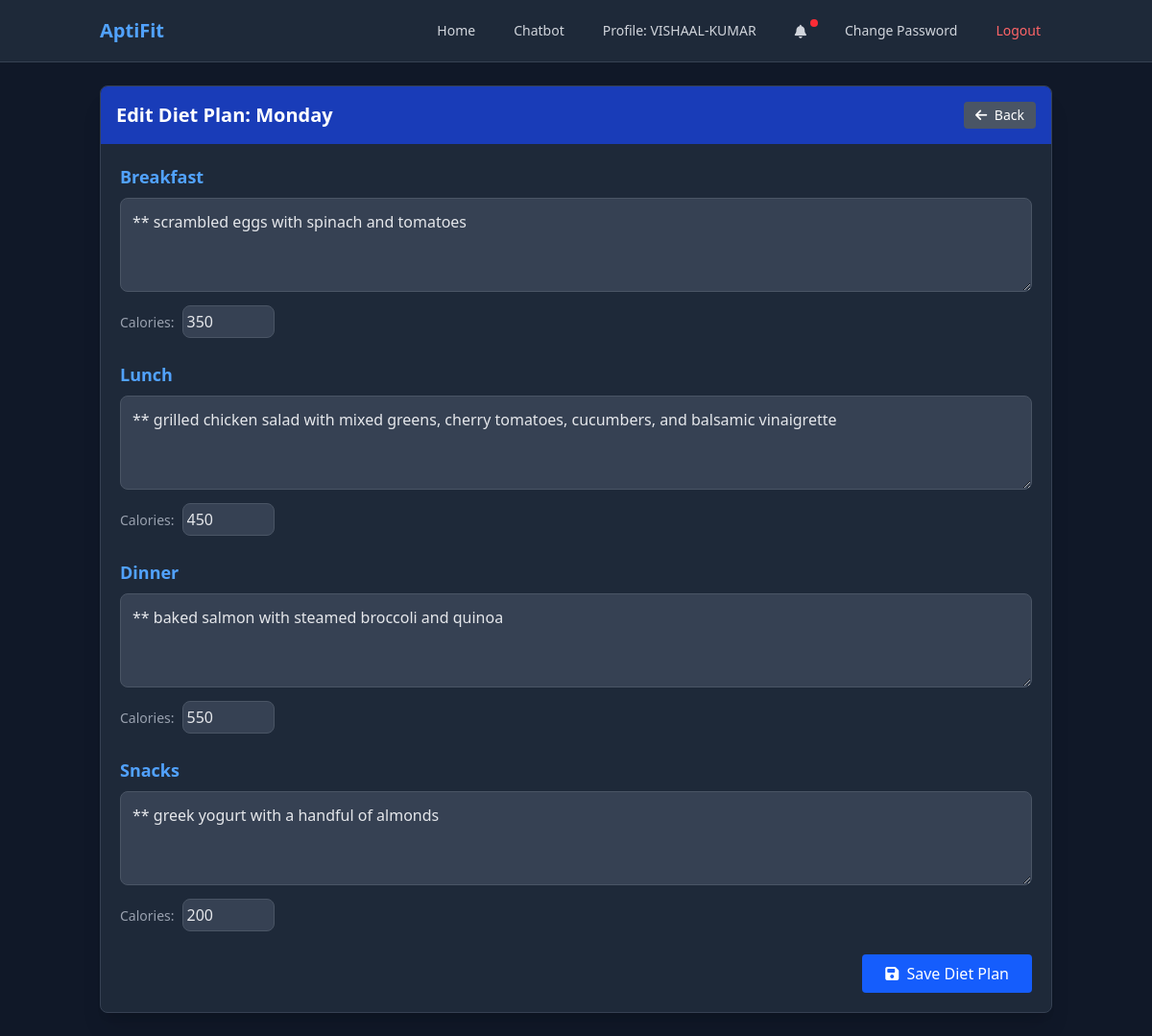
Page /edit-diet/ (signed in) on the earlier database version.
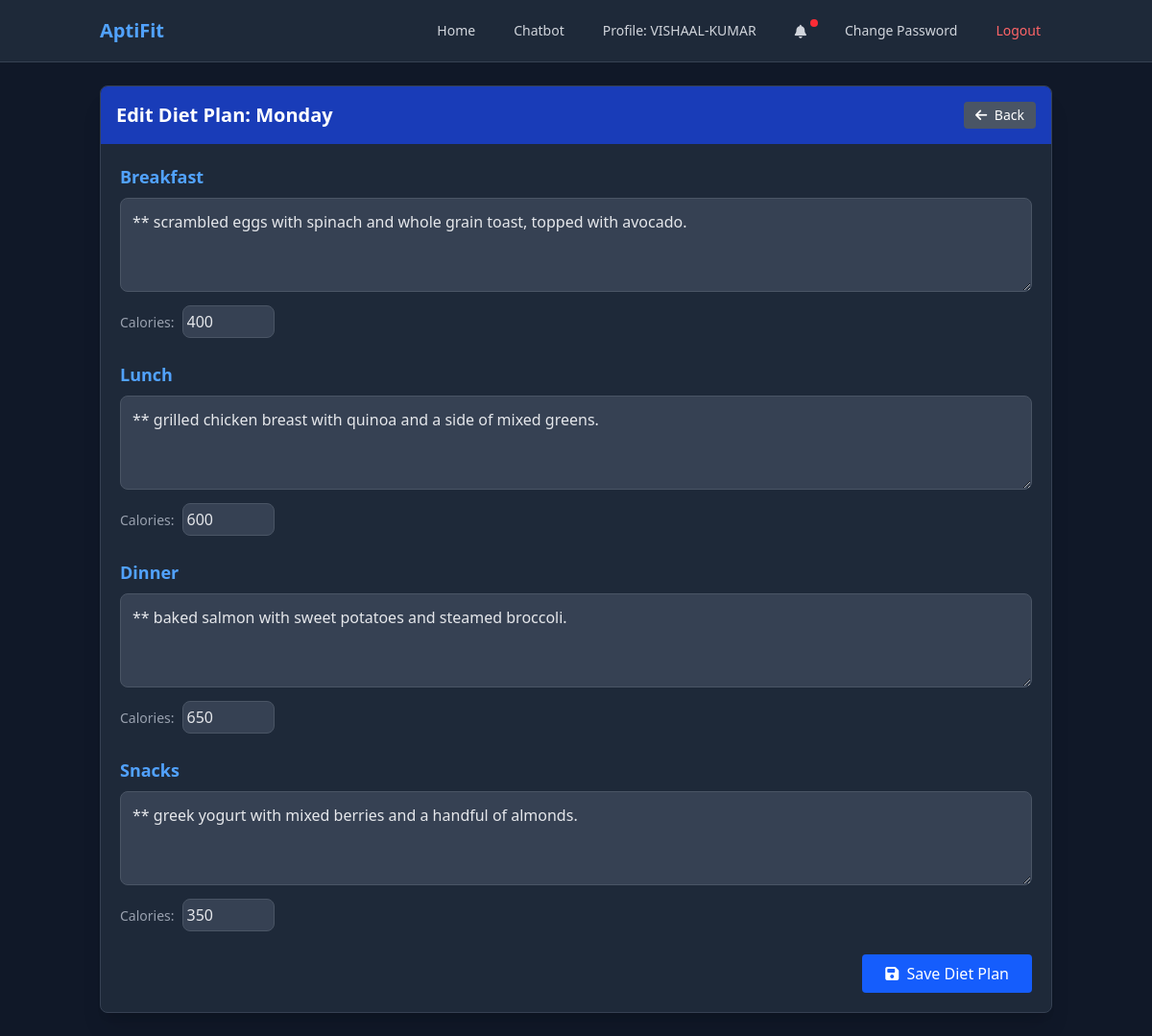
Same page on the later database version.
### fitness/models.py (models this page shows, shortened)
class DailyDietPlan(models.Model):
    DAYS_OF_WEEK = [
        ('monday', 'Monday'),
        ('tuesday', 'Tuesday'),
        ('wednesday', 'Wednesday'),
        ('thursday', 'Thursday'),
        ('friday', 'Friday'),
        ('saturday', 'Saturday'),
        ('sunday', 'Sunday'),
    ]
    diet_plan = models.ForeignKey(
        DietPlan, related_name='daily_plans', on_delete=models.CASCADE)
    day_of_week = models.CharField(max_length=10, choices=DAYS_OF_WEEK)
    breakfast = models.TextField(blank=True, null=True)
    breakfast_calories = models.IntegerField(blank=True, null=True)
    lunch = models.TextField(blank=True, null=True)
    lunch_calories = models.IntegerField(blank=True, null=True)
    dinner = models.TextField(blank=True, null=True)
    dinner_calories = models.IntegerField(blank=True, null=True)
    snacks = models.TextField(blank=True, null=True)
    snacks_calories = models.IntegerField(blank=True, null=True)
    class Meta:
        unique_together = ['diet_plan', 'day_of_week']

### fitness/views.py (the view)
# urls.py: path('edit-diet/', views.edit_diet, name='edit_diet'),
@login_required
def edit_diet(request):
    day = request.GET.get('day', 'monday').lower()
    diet_plan, created = DietPlan.objects.get_or_create(user=request.user)
    if created:
        diet_plan.has_diet_plan = True
        diet_plan.save()
    daily_plan, created = DailyDietPlan.objects.get_or_create(
        diet_plan=diet_plan,
        day_of_week=day
    )
    day_display = dict(DailyDietPlan.DAYS_OF_WEEK).get(day, day.capitalize())
    user_profile = request.user.userprofile
    show_notification = False
    notification_message = ""
    if user_profile.notification_preference != 'none':
        import datetime
        today = datetime.datetime.now()
        if user_profile.notification_preference == 'daily':
            show_notification = True
            notification_message = f"Remember to follow your {today.strftime('%A')} diet plan!"
        elif user_profile.notification_preference == 'weekly' and today.weekday() == 0:  # Monday
            show_notification = True
            notification_message = "Here's your weekly diet plan reminder!"
    context = {
        'day': day,
        'day_display': day_display,
        'daily_plan': daily_plan,
        'has_notifications': show_notification,
        'notification_message': notification_message,
    }
    return render(request, 'fitness/edit_diet.html', context)

### fitness/templates/fitness/edit_diet.html (shortened to what the changed rows need)
<!DOCTYPE html>
<html lang="en">
  <head>
    <script src="https://cdn.jsdelivr.net/npm/@tailwindcss/browser@4"></script>
    <link rel="stylesheet" href="https://cdnjs.cloudflare.com/ajax/libs/font-awesome/6.4.0/css/all.min.css">
  </head>
  <body class="bg-gray-900 min-h-screen text-gray-200">
    <div class="container mx-auto px-4 py-6">
      <div class="bg-gray-800 rounded-lg shadow-xl border border-gray-700 overflow-hidden">
        <div class="bg-blue-800 text-white p-4 flex justify-between items-center">
          <h2 class="text-xl font-bold">Edit Diet Plan: {{ day_display }}</h2>
          <a href="{% url 'index' %}?day={{ day }}" class="bg-gray-600 hover:bg-gray-700 text-white text-sm px-3 py-1 rounded transition duration-300">
            <i class="fas fa-arrow-left mr-1"></i> Back
          </a>
        </div>
        <div class="p-5">
          <form action="{% url 'save_diet' %}" method="post" class="space-y-6">
            <div class="space-y-2">
              <label for="breakfast" class="block text-lg font-semibold text-blue-400">Breakfast</label>
              <textarea
                name="breakfast"
                id="breakfast"
                rows="3"
                class="w-full bg-gray-700 border border-gray-600 rounded-lg p-3 text-gray-200 focus:outline-none focus:ring-2 focus:ring-blue-500"
                placeholder="Enter breakfast details"
              >{{ daily_plan.breakfast|default:'' }}</textarea>
              <div class="flex">
                <label for="breakfast_calories" class="block text-sm font-medium text-gray-400 mr-2 pt-2">Calories:</label>
                <input
                  type="number"
                  name="breakfast_calories"
                  id="breakfast_calories"
                  value="{{ daily_plan.breakfast_calories|default:'' }}"
                  class="w-24 bg-gray-700 border border-gray-600 rounded-lg p-1 text-gray-200 focus:outline-none focus:ring-2 focus:ring-blue-500"
                  placeholder="kcal"
                >
              </div>
            </div>
            <div class="space-y-2">
              <label for="lunch" class="block text-lg font-semibold text-blue-400">Lunch</label>
              <textarea
                name="lunch"
                id="lunch"
                rows="3"
                class="w-full bg-gray-700 border border-gray-600 rounded-lg p-3 text-gray-200 focus:outline-none focus:ring-2 focus:ring-blue-500"
                placeholder="Enter lunch details"
              >{{ daily_plan.lunch|default:'' }}</textarea>
              <div class="flex">
                <label for="lunch_calories" class="block text-sm font-medium text-gray-400 mr-2 pt-2">Calories:</label>
                <input
                  type="number"
                  name="lunch_calories"
                  id="lunch_calories"
                  value="{{ daily_plan.lunch_calories|default:'' }}"
                  class="w-24 bg-gray-700 border border-gray-600 rounded-lg p-1 text-gray-200 focus:outline-none focus:ring-2 focus:ring-blue-500"
                  placeholder="kcal"
                >
              </div>
            </div>
            <div class="space-y-2">
              <label for="dinner" class="block text-lg font-semibold text-blue-400">Dinner</label>
              <textarea
                name="dinner"
                id="dinner"
                rows="3"
                class="w-full bg-gray-700 border border-gray-600 rounded-lg p-3 text-gray-200 focus:outline-none focus:ring-2 focus:ring-blue-500"
                placeholder="Enter dinner details"
              >{{ daily_plan.dinner|default:'' }}</textarea>
              <div class="flex">
                <label for="dinner_calories" class="block text-sm font-medium text-gray-400 mr-2 pt-2">Calories:</label>
                <input
                  type="number"
                  name="dinner_calories"
                  id="dinner_calories"
                  value="{{ daily_plan.dinner_calories|default:'' }}"
                  class="w-24 bg-gray-700 border border-gray-600 rounded-lg p-1 text-gray-200 focus:outline-none focus:ring-2 focus:ring-blue-500"
                  placeholder="kcal"
                >
              </div>
            </div>
            <div class="space-y-2">
              <label for="snacks" class="block text-lg font-semibold text-blue-400">Snacks</label>
              <textarea
                name="snacks"
                id="snacks"
                rows="3"
                class="w-full bg-gray-700 border border-gray-600 rounded-lg p-3 text-gray-200 focus:outline-none focus:ring-2 focus:ring-blue-500"
                placeholder="Enter snacks details"
              >{{ daily_plan.snacks|default:'' }}</textarea>
              <div class="flex">
                <label for="snacks_calories" class="block text-sm font-medium text-gray-400 mr-2 pt-2">Calories:</label>
                <input
                  type="number"
                  name="snacks_calories"
                  id="snacks_calories"
                  value="{{ daily_plan.snacks_calories|default:'' }}"
                  class="w-24 bg-gray-700 border border-gray-600 rounded-lg p-1 text-gray-200 focus:outline-none focus:ring-2 focus:ring-blue-500"
                  placeholder="kcal"
                >
              </div>
            </div>
          </form>
        </div>
      </div>
    </div>
  </body>
</html>

Differences in the rows shown:
changed DailyDietPlan "Monday": breakfast "** scrambled eggs with spinach and tomatoes" → "** scrambled eggs with spinach and whole grain toast, topped with avocado."; breakfast_calories "350" → "400"; lunch "** grilled chicken salad with mixed greens, cherry tomatoes, cucumbers, and balsamic vinaigrette" → "** grilled chicken breast with quinoa and a side of mixed greens."; lunch_calories "450" → "600"; dinner "** baked salmon with steamed broccoli and quinoa" → "** baked salmon with sweet potatoes and steamed broccoli."; dinner_calories "550" → "650"; snacks "** greek yogurt with a handful of almonds" → "** greek yogurt with mixed berries and a handful of almonds."; snacks_calories "200" → "350"
